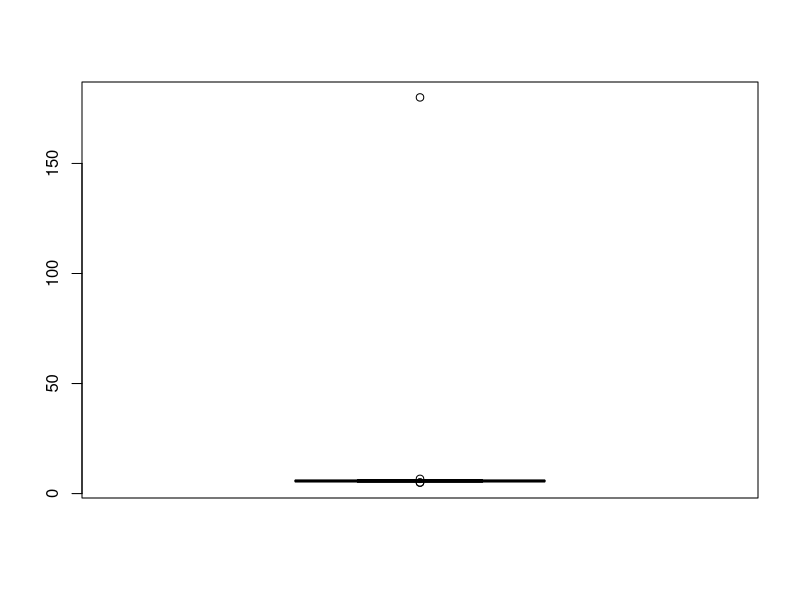
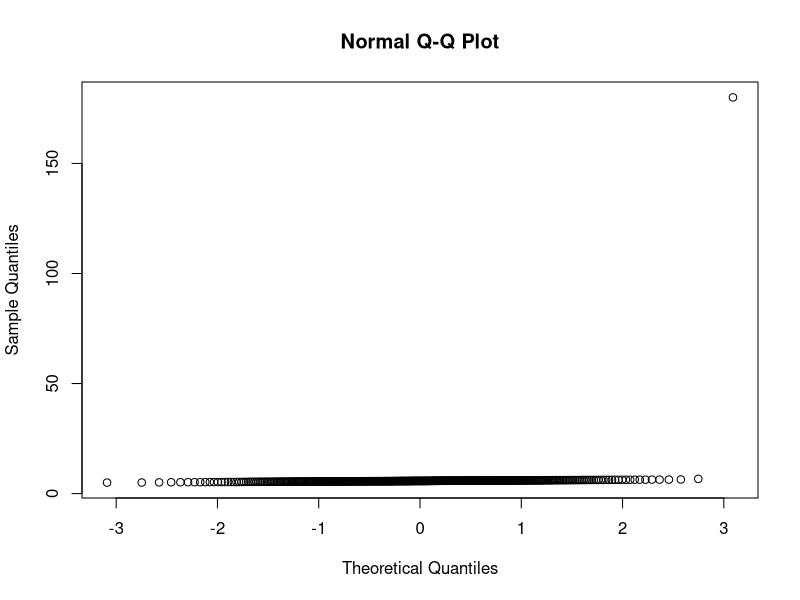
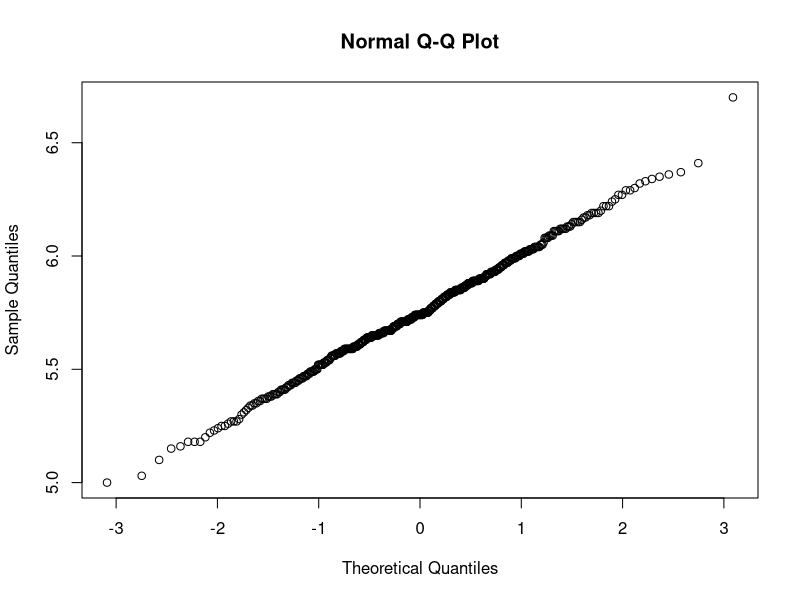

The R script that drew these images, in order:
#### Environment ####
library(tidyverse)
library(dslabs)

data("outlier_example")
#####

#### How to detect outliers? ####

# 1. Boxplot/Median
boxplot(outlier_example)
# 可以直接看出outlier
# 本质上是通过median和极值的差距看出的



# 2. Inter Quartile Range IQR
# refer to the difference between the 3rd and 1st quantile 
# like median, robust against outilers
#
# IQR/1.349 approximates the sd 
# should the data follow a normally distribution without outliers
IQR(outlier_example) / 1.349
# still get sd despite outlier
sd(outlier_example)
# the difference reveals the presence of an outlier



# 3. MAD median absolute deviation 
# MAD = median(distance between values and the median of data)
# sd = MAD * 1.4826 (approximation)
mad(outlier_example)
# mad already includes above correction, and we get sd again 



# 4. Tukey's definition of an outlier
# an outlier is anything outside the range:
# [Q1 − 1.5×(Q3 −Q1), Q3 + 1.5×(Q3 −Q1)]
# where IQR = Q3-Q1
#
# for normal distribution:
q3 <- qnorm(0.75)
q1 <- qnorm(0.25)
iqr <- q3 - q1
r <- c(q1 - 1.5*iqr, q3 + 1.5*iqr) 
1- (pnorm(r[2]) - pnorm(r[1]))
# we actually expect 0.7% of the data to become the outlier

# can also make outliers rarer, such as 3*IQR
# called "far out outliers"
q3 <- qnorm(0.75)
q1 <- qnorm(0.25)
iqr <- q3 - q1
r <- c(q1 - 3*iqr, q3 + 3*iqr) 
1- (pnorm(r[2]) - pnorm(r[1]))
# for normal distribution, 0% of the data would become the outlier
max_height <- quantile(outlier_example, 0.75) + 
  3*IQR(outlier_example)
# but for the example above, we see it still surpass the max-height



# 5. qqplot 
qqnorm(outlier_example)
# 同样直接看出outlier
qqnorm(outlier_example[outlier_example < max_height])
# 去除该outlier后，的确为normal distribution
